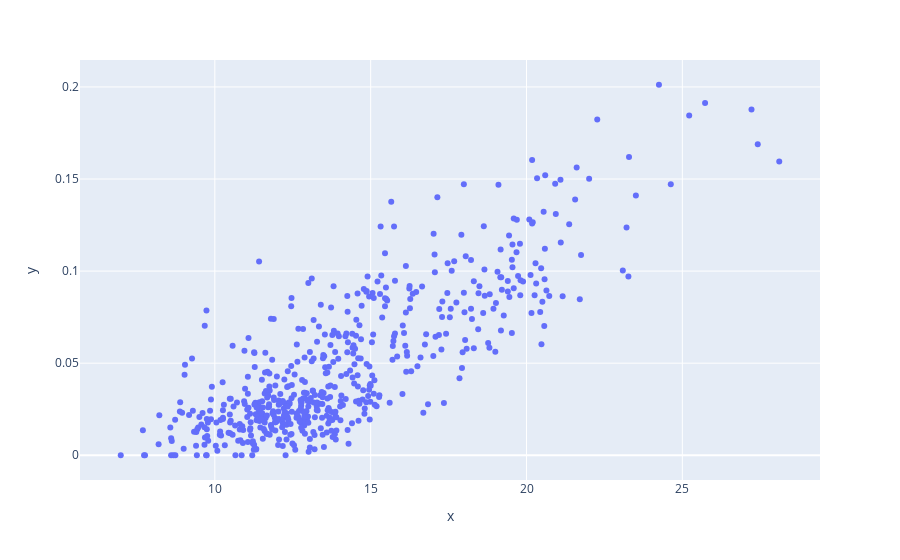

The cell this chart's notebook holds for it:
### Code cell
# Podrá predecir si un tumor es maligno o benigno basándose en dos características:
#  el radio medio del tumor ( radius_mean) y su número medio de puntos cóncavos ( concave points_mean

fig = px.scatter(x = base['radius_mean'],
                 y=base['concave points_mean'])

fig.show()

### Figure 1 — Plotly figure (JSON) as saved in the notebook; plotly's stock layout.template omitted (floating-point values rounded to 4 significant figures; data arrays with more than 128 entries replaced by an {"elided": "..."} marker saying what was removed)
{"data": [{"hoverlabel": {"namelength": 0}, "hovertemplate": "x=%{x}<br>y=%{y}", "legendgroup": "", "marker": {"color": "#636efa", "symbol": "circle"}, "mode": "markers", "name": "", "showlegend": false, "type": "scatter", "x": {"elided": "569 float values"}, "xaxis": "x", "y": {"elided": "569 float values"}, "yaxis": "y"}], "layout": {"autosize": true, "legend": {"tracegroupgap": 0}, "margin": {"t": 60}, "xaxis": {"anchor": "y", "autorange": true, "domain": [0, 1], "range": [5.718, 29.37], "title": {"text": "x"}, "type": "linear"}, "yaxis": {"anchor": "x", "autorange": true, "domain": [0, 1], "range": [-0.01427, 0.2155], "title": {"text": "y"}, "type": "linear"}}}
